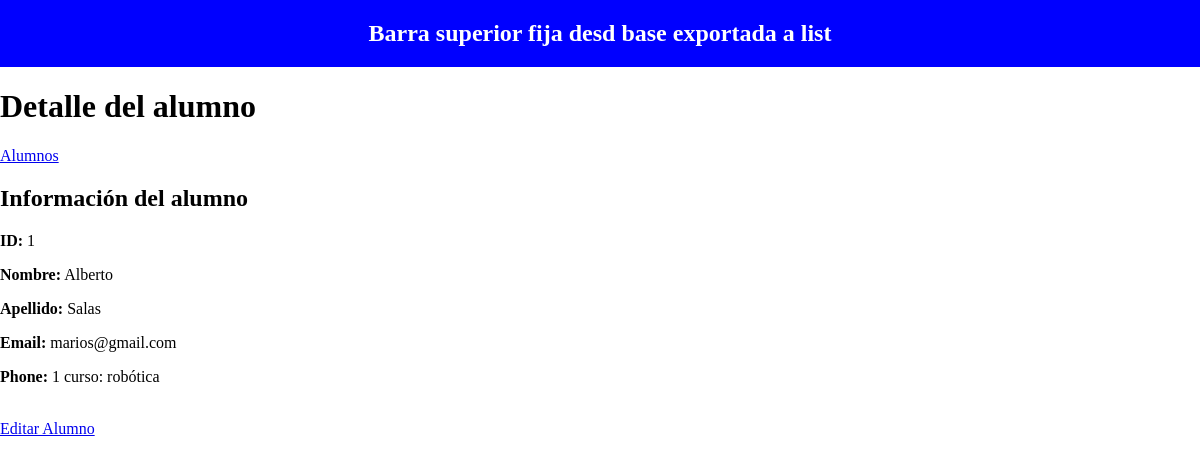
Page /myapp/alumnos/1/ on the earlier database version.
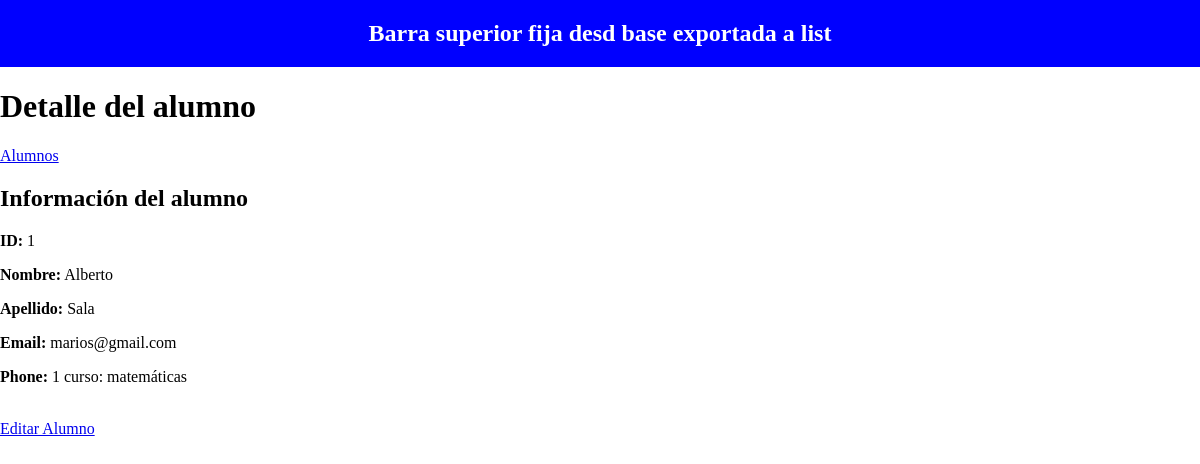
Same page on the later database version.
### myApp/models.py (models this page shows, shortened)
class Alumno(models.Model):
    first_name = models.CharField(max_length=255)
    last_name = models.CharField(max_length=255)
    email = models.EmailField(unique=True)
    phone = models.CharField(max_length=20, unique=True)
    created_at = models.DateTimeField(auto_now_add=True)
    generacion=models.ForeignKey(
        Generacion, on_delete=models.PROTECT, related_name="alumnos"
    )

class Generacion(models.Model):
    numero = models.IntegerField()
    created_at = models.DateTimeField(auto_now_add=True)
    curso = models.ForeignKey(
        Curso, on_delete=PROTECT, related_name="generaciones"
    )
    def __str__(self):
        return f"{self.numero} curso: {self.curso.name}"

class Curso(models.Model):
    name = models.CharField(max_length=125, unique=True)

### myApp/views.py (the view)
# urls.py: path("alumnos/<int:pk>/", AlumnosDetail.as_view(), name="alumnos_detail"),
class AlumnosDetail (DetailView):
    model = Alumno
    template_name = "myApp/get_alumnos.html"
    context_object_name = "alumno"

### templates/myApp/get_alumnos.html
{% extends "base.html" %}
{% load static %}
{% block title %}
    <header>
        <h1>Detalle del alumno</h1>
    </header>
{% endblock title %}
{% block content %}
<a href="/myapp/alumnos/">Alumnos</a>
<h2>Información del alumno</h2>
<div>
    <p><strong>ID:</strong> {{alumno.id}}</p>
    <p><strong>Nombre:</strong> {{alumno.first_name}}</p>
    <p><strong>Apellido:</strong> {{alumno.last_name}}</p>
    <p><strong>Email:</strong> {{alumno.email}}</p>
    <p><strong>Phone:</strong> {{alumno.generacion}}</p>
</div>
<br>
<a href="{% url 'myapp:alumnos_update' pk=alumno.id %}">Editar Alumno</a>
{% endblock content %}

Differences in the rows shown:
changed Alumno "Alberto": last_name "Salas" → "Sala"; generacion "1 curso: robótica" → "1 curso: matemáticas"
